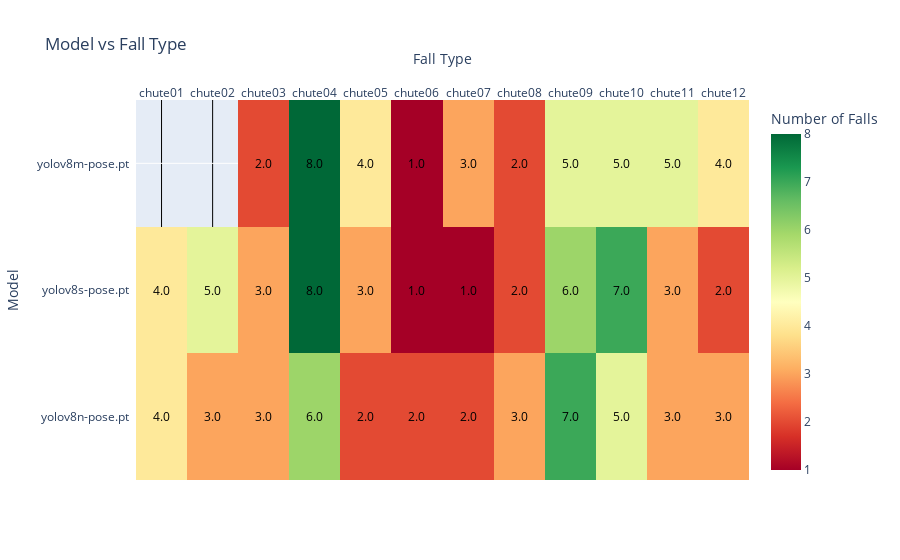

The cell this chart's notebook holds for it:
### Code cell
# Pivot tables based on 'model' and 'Fall Type'
color_table = final_df.pivot_table(index='model', columns='Fall Type', values='Fall Detection', aggfunc='sum')

# Rearrange rows in the specified order
desired_order = ['yolov8n-pose.pt', 'yolov8s-pose.pt', 'yolov8m-pose.pt']
color_table = color_table.reindex(desired_order)

# Create heatmap with black text color
fig = ff.create_annotated_heatmap(
    z=color_table.values,
    x=color_table.columns.tolist(),
    y=color_table.index.tolist(),
    annotation_text=color_table.fillna('').values.astype(str),  # Using color_table here
    colorscale='RdYlGn',
    font_colors=['black'],
    showscale=True
)

# Update layout to add labels
fig.update_layout(
    title="Model vs Fall Type",
    xaxis_title="Fall Type",
    yaxis_title="Model"
)

# Add label to the colorbar
fig['data'][0]['colorbar']['title'] = 'Number of Falls'
fig.show()

### Figure 1 — Plotly figure (JSON) as saved in the notebook; plotly's stock layout.template omitted (floating-point values rounded to 4 significant figures)
{"data": [{"colorbar": {"title": {"text": "Number of Falls"}}, "colorscale": [[0, "rgb(165,0,38)"], [0.1, "rgb(215,48,39)"], [0.2, "rgb(244,109,67)"], [0.3, "rgb(253,174,97)"], [0.4, "rgb(254,224,139)"], [0.5, "rgb(255,255,191)"], [0.6, "rgb(217,239,139)"], [0.7, "rgb(166,217,106)"], [0.8, "rgb(102,189,99)"], [0.9, "rgb(26,152,80)"], [1, "rgb(0,104,55)"]], "reversescale": false, "showscale": true, "type": "heatmap", "x": ["chute01", "chute02", "chute03", "chute04", "chute05", "chute06", "chute07", "chute08", "chute09", "chute10", "chute11", "chute12"], "y": ["yolov8n-pose.pt", "yolov8s-pose.pt", "yolov8m-pose.pt"], "z": [[4, 3, 3, 6, 2, 2, 2, 3, 7, 5, 3, 3], [4, 5, 3, 8, 3, 1, 1, 2, 6, 7, 3, 2], [null, null, 2, 8, 4, 1, 3, 2, 5, 5, 5, 4]]}], "layout": {"annotations": [{"font": {"color": "black"}, "showarrow": false, "text": "4.0", "x": "chute01", "xref": "x", "y": "yolov8n-pose.pt", "yref": "y"}, {"font": {"color": "black"}, "showarrow": false, "text": "3.0", "x": "chute02", "xref": "x", "y": "yolov8n-pose.pt", "yref": "y"}, {"font": {"color": "black"}, "showarrow": false, "text": "3.0", "x": "chute03", "xref": "x", "y": "yolov8n-pose.pt", "yref": "y"}, {"font": {"color": "black"}, "showarrow": false, "text": "6.0", "x": "chute04", "xref": "x", "y": "yolov8n-pose.pt", "yref": "y"}, {"font": {"color": "black"}, "showarrow": false, "text": "2.0", "x": "chute05", "xref": "x", "y": "yolov8n-pose.pt", "yref": "y"}, {"font": {"color": "black"}, "showarrow": false, "text": "2.0", "x": "chute06", "xref": "x", "y": "yolov8n-pose.pt", "yref": "y"}, {"font": {"color": "black"}, "showarrow": false, "text": "2.0", "x": "chute07", "xref": "x", "y": "yolov8n-pose.pt", "yref": "y"}, {"font": {"color": "black"}, "showarrow": false, "text": "3.0", "x": "chute08", "xref": "x", "y": "yolov8n-pose.pt", "yref": "y"}, {"font": {"color": "black"}, "showarrow": false, "text": "7.0", "x": "chute09", "xref": "x", "y": "yolov8n-pose.pt", "yref": "y"}, {"font": {"color": "black"}, "showarrow": false, "text": "5.0", "x": "chute10", "xref": "x", "y": "yolov8n-pose.pt", "yref": "y"}, {"font": {"color": "black"}, "showarrow": false, "text": "3.0", "x": "chute11", "xref": "x", "y": "yolov8n-pose.pt", "yref": "y"}, {"font": {"color": "black"}, "showarrow": false, "text": "3.0", "x": "chute12", "xref": "x", "y": "yolov8n-pose.pt", "yref": "y"}, {"font": {"color": "black"}, "showarrow": false, "text": "4.0", "x": "chute01", "xref": "x", "y": "yolov8s-pose.pt", "yref": "y"}, {"font": {"color": "black"}, "showarrow": false, "text": "5.0", "x": "chute02", "xref": "x", "y": "yolov8s-pose.pt", "yref": "y"}, {"font": {"color": "black"}, "showarrow": false, "text": "3.0", "x": "chute03", "xref": "x", "y": "yolov8s-pose.pt", "yref": "y"}, {"font": {"color": "black"}, "showarrow": false, "text": "8.0", "x": "chute04", "xref": "x", "y": "yolov8s-pose.pt", "yref": "y"}, {"font": {"color": "black"}, "showarrow": false, "text": "3.0", "x": "chute05", "xref": "x", "y": "yolov8s-pose.pt", "yref": "y"}, {"font": {"color": "black"}, "showarrow": false, "text": "1.0", "x": "chute06", "xref": "x", "y": "yolov8s-pose.pt", "yref": "y"}, {"font": {"color": "black"}, "showarrow": false, "text": "1.0", "x": "chute07", "xref": "x", "y": "yolov8s-pose.pt", "yref": "y"}, {"font": {"color": "black"}, "showarrow": false, "text": "2.0", "x": "chute08", "xref": "x", "y": "yolov8s-pose.pt", "yref": "y"}, {"font": {"color": "black"}, "showarrow": false, "text": "6.0", "x": "chute09", "xref": "x", "y": "yolov8s-pose.pt", "yref": "y"}, {"font": {"color": "black"}, "showarrow": false, "text": "7.0", "x": "chute10", "xref": "x", "y": "yolov8s-pose.pt", "yref": "y"}, {"font": {"color": "black"}, "showarrow": false, "text": "3.0", "x": "chute11", "xref": "x", "y": "yolov8s-pose.pt", "yref": "y"}, {"font": {"color": "black"}, "showarrow": false, "text": "2.0", "x": "chute12", "xref": "x", "y": "yolov8s-pose.pt", "yref": "y"}, {"font": {"color": "black"}, "showarrow": false, "text": "", "x": "chute01", "xref": "x", "y": "yolov8m-pose.pt", "yref": "y"}, {"font": {"color": "black"}, "showarrow": false, "text": "", "x": "chute02", "xref": "x", "y": "yolov8m-pose.pt", "yref": "y"}, {"font": {"color": "black"}, "showarrow": false, "text": "2.0", "x": "chute03", "xref": "x", "y": "yolov8m-pose.pt", "yref": "y"}, {"font": {"color": "black"}, "showarrow": false, "text": "8.0", "x": "chute04", "xref": "x", "y": "yolov8m-pose.pt", "yref": "y"}, {"font": {"color": "black"}, "showarrow": false, "text": "4.0", "x": "chute05", "xref": "x", "y": "yolov8m-pose.pt", "yref": "y"}, {"font": {"color": "black"}, "showarrow": false, "text": "1.0", "x": "chute06", "xref": "x", "y": "yolov8m-pose.pt", "yref": "y"}, {"font": {"color": "black"}, "showarrow": false, "text": "3.0", "x": "chute07", "xref": "x", "y": "yolov8m-pose.pt", "yref": "y"}, {"font": {"color": "black"}, "showarrow": false, "text": "2.0", "x": "chute08", "xref": "x", "y": "yolov8m-pose.pt", "yref": "y"}, {"font": {"color": "black"}, "showarrow": false, "text": "5.0", "x": "chute09", "xref": "x", "y": "yolov8m-pose.pt", "yref": "y"}, {"font": {"color": "black"}, "showarrow": false, "text": "5.0", "x": "chute10", "xref": "x", "y": "yolov8m-pose.pt", "yref": "y"}, {"font": {"color": "black"}, "showarrow": false, "text": "5.0", "x": "chute11", "xref": "x", "y": "yolov8m-pose.pt", "yref": "y"}, {"font": {"color": "black"}, "showarrow": false, "text": "4.0", "x": "chute12", "xref": "x", "y": "yolov8m-pose.pt", "yref": "y"}], "title": {"text": "Model vs Fall Type"}, "xaxis": {"dtick": 1, "gridcolor": "rgb(0, 0, 0)", "side": "top", "ticks": "", "title": {"text": "Fall Type"}}, "yaxis": {"dtick": 1, "ticks": "", "ticksuffix": "  ", "title": {"text": "Model"}}}}
